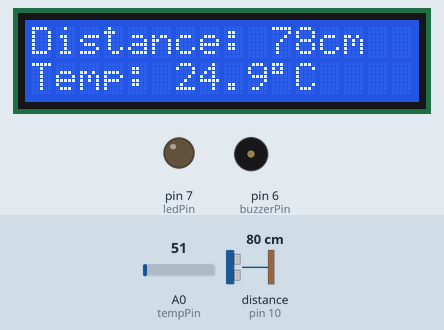
Simulated run of this sketch. Board: Arduino Uno, built with avr-gcc and run on an emulated ATmega328P. Shown: 16×2 character LCD, output pins drawn as LEDs (lit = HIGH), buzzer (waves = sounding, pin HIGH). Wiring (inferred from the names in the program): ultrasonic range finder: trigger pin 9; echo pin 10. Dashed ring = blinking. The test bench sets the inputs (shaded band); at power-on: distance to the obstacle (sensor on pin 10) 80 cm, A0 (tempPin) = 51. The echo pulse lasts 58.3 µs per cm; pins used as bus, display or sensor lines are not drawn; what the sketch prints to the serial monitor is not drawn.

Above: at 3.2 s.
3.3 s: distance to the obstacle (sensor on pin 10) set to 12 cm
At 4.6 s:
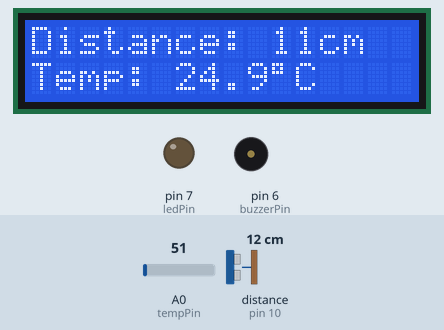
4.9 s: distance to the obstacle (sensor on pin 10) set to 9 cm
At 5.2 s:
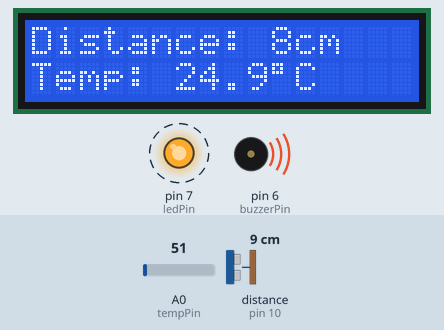
7.9 s: A0 (tempPin) set to 61
At 8.11 s:
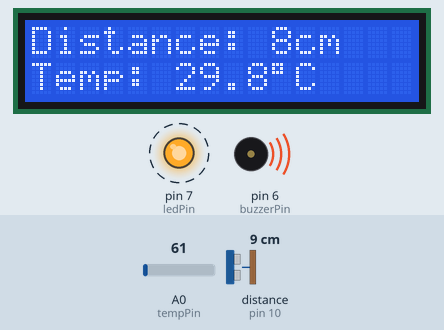
9.7 s: A0 (tempPin) set to 71
At 10.3 s:
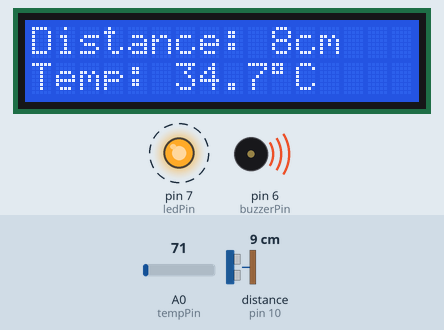
11.9 s: distance to the obstacle (sensor on pin 10) set to 2 cm
At 12.49 s:
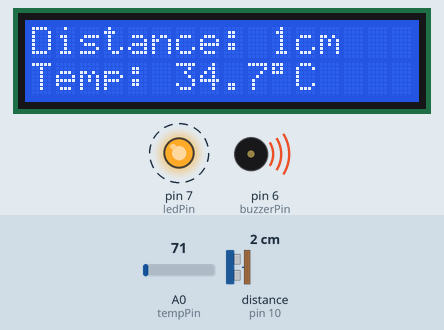
14.0 s: distance to the obstacle (sensor on pin 10) set to 250 cm
At 15.1 s:
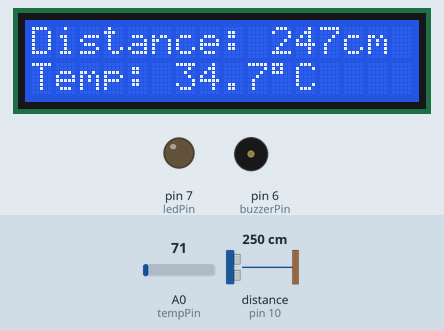
Timing chart, 0 to 17.0 s (numbered marks = the images above; inputs shaded):
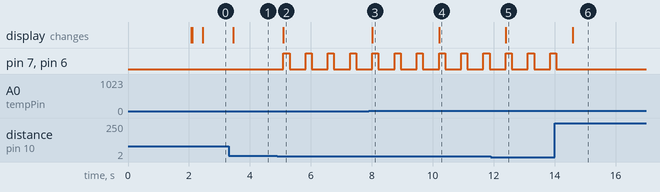

Measured:
- the behaviour switches between 11 and 10 cm on distance to the obstacle (sensor on pin 10) (found by bisection; images 1 and 2)
- after the input at 3.3 s, the display: changes after 0.15 s (image 1)
- after the input at 4.9 s, pin 7 (ledPin), pin 6 (buzzerPin): alternates HIGH for 0.20 s and LOW for 0.53 s, starting after 0.20 s; the display: changes after 0.20 s (image 2)
- after the input at 7.9 s, the display: changes after 0.12 s (image 3)
- after the input at 9.7 s, the display: changes after 0.51 s (image 4)
- after the input at 11.9 s, the display: changes after 0.50 s (image 5)
- after the input at 14.0 s, pin 7 (ledPin), pin 6 (buzzerPin): goes on until 14.1 s, then stays LOW; the display: changes after 0.60 s (image 6)

The sketch:

smart_environment_monitoring_system.ino
```cpp
#include <Wire.h>
#include <LiquidCrystal_I2C.h>

// I2C LCD configuration
LiquidCrystal_I2C lcd(0x27, 16, 2);

// Pin definitions
const int trigPin = 9;
const int echoPin = 10;
const int ledPin = 7;
const int buzzerPin = 6;
const int tempPin = A0;  // LM35 output connected to A0

void setup() {
  Serial.begin(9600);

  pinMode(trigPin, OUTPUT);
  pinMode(echoPin, INPUT);
  pinMode(ledPin, OUTPUT);
  pinMode(buzzerPin, OUTPUT);

  lcd.init();
  lcd.backlight();
  lcd.setCursor(0, 0);
  lcd.print("Sensor System");
  delay(2000);
  lcd.clear();
}

void loop() {
  // ----- Distance Measurement -----
  digitalWrite(trigPin, LOW);
  delayMicroseconds(2);
  digitalWrite(trigPin, HIGH);
  delayMicroseconds(10);
  digitalWrite(trigPin, LOW);

  long duration = pulseIn(echoPin, HIGH);
  int distance = duration * 0.034 / 2;

  // ----- Temperature Measurement -----
  int sensorValue = analogRead(tempPin);
  float voltage = sensorValue * (5.0 / 1023.0);   // Convert ADC to voltage
  float temperature = voltage * 100.0;           // LM35: 10mV per °C

  // ----- Display on Serial Monitor -----
  Serial.print("Distance: ");
  Serial.print(distance);
  Serial.print(" cm | Temp: ");
  Serial.print(temperature);
  Serial.println(" C");

  // ----- Display on LCD -----
  lcd.setCursor(0, 0);
  lcd.print("Distance:");
  lcd.setCursor(10, 0);
  lcd.print(distance);
  lcd.print("cm ");

  lcd.setCursor(0, 1);
  lcd.print("Temp: ");
  lcd.setCursor(6, 1);
  lcd.print(temperature, 1);
  lcd.print((char)223);  // degree symbol
  lcd.print("C ");

  // ----- Alert System -----
  if (distance < 10 && distance > 0) {
    digitalWrite(ledPin, HIGH);
    digitalWrite(buzzerPin, HIGH);
    delay(200);
    digitalWrite(ledPin, LOW);
    digitalWrite(buzzerPin, LOW);
    delay(200);
  } else {
    digitalWrite(ledPin, LOW);
    digitalWrite(buzzerPin, LOW);
  }

  delay(300);
}
```
